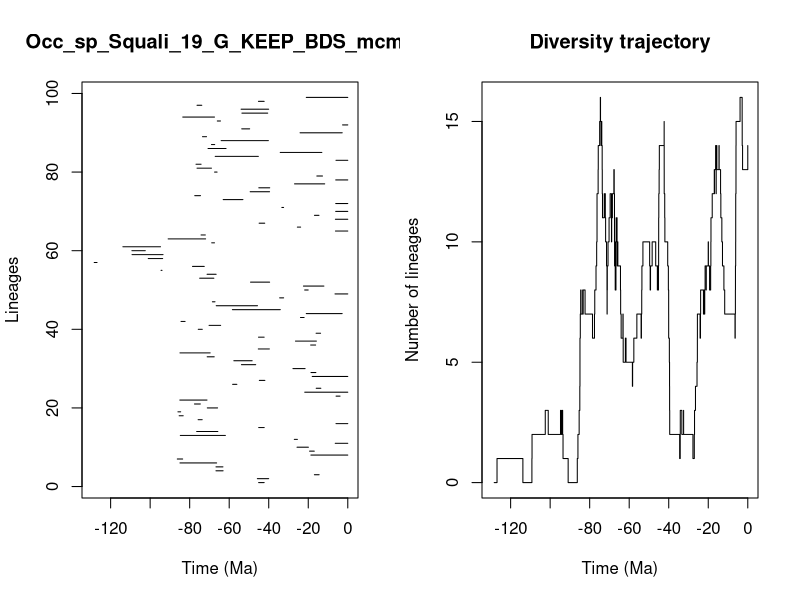

Write R code to recreate this figure.


pdf(file='../Results/Species/5_MA_bins_EXT_EP/pyrate_mcmc_logs/Occ_sp_Squali_19_G_KEEP_BDS_mcmc_LTT.pdf',width=0.6*20, height=0.6*10)
title = "Occ_sp_Squali_19_G_KEEP_BDS_mcmc"
ts=c(45.10849693884591, 45.75409367171385,16.89149327759777,66.69654773674307,66.69179201410869,84.91095018366913,86.2674678875558,18.67053230479326,19.333003944364318,25.685776997848798,6.348678130076275,27.05951902867632,84.74374792622213,76.4624595883052,45.07898076377073,5.9627555835296295,75.72104906964739,85.32602738833232,85.94152751825317,71.08035381047814,77.57132930539383,84.9882246108463,5.927147260382231,21.779652606904186,15.97587859385525,58.26578955357256,44.75356388899543,17.992801974557878,18.623523945075917,27.748155302427445,53.81076291491691,57.657050016231715,71.15099987022636,84.91398762247562,45.277863599798486,18.783866347391417,26.466157855488984,45.17687250154805,16.028467085193316,75.66004228771153,70.18742714967613,84.38045105757347,23.928662593262462,21.008125083283254,58.38588948606373,66.56501936121494,68.49997452815145,34.47081759329533,6.469265101399265,21.81164912928308,22.433712988717886,49.20842863234817,74.94259313413565,71.20053160785955,94.48543503569991,78.57158581274746,128.31113649297387,100.96655260361321,109.16586994494749,109.23353570763238,113.79724467826026,68.85330197167819,90.89029561572407,74.24240944336997,6.233514816233562,25.509339137137847,44.85911032613072,6.266079332573284,16.858790604127126,6.121164002588675,33.36485408830459,6.0979409444386015,63.04141538323207,77.42818741100368,49.38994632938825,45.02252850474825,26.943093832206987,6.104561912274802,15.659662041825413,67.4075200639738,76.27818389228409,76.79452477243167,5.968733887114291,67.081024475752,34.18278185528032,70.70875394496802,68.96794426966173,64.07480476405006,73.51215949309108,24.139079732402156,53.659706471438135,2.6349145898387163,66.02119208587389,83.49836984080555,53.569264729496304,53.98192295765199,76.27899237809373,45.20184018472772,20.999016117741554)
te=c(42.30901860486734, 40.02600068561903,14.487345371855554,63.07822861412474,63.17183612004174,66.36089346130719,83.55211817798362,0.0,16.954218040568357,19.928493170190226,0.0,25.491616816092257,61.93644431927209,65.74555452597572,42.28587615253976,0.0,73.67468643304463,83.28676610457445,84.55598221012646,65.88517984202295,74.6103562207896,71.23845424860981,3.904256292696371,0.0,13.627692289213538,56.12483797657858,41.94814469340766,0.0,16.144629752529802,21.59354447669255,46.59387518804919,48.38195169817053,67.5824235364752,69.64263178790434,39.68245302256608,16.276036974197197,15.890735760716868,42.31990038662117,13.766609002117951,73.62783063316219,64.33170124171998,82.33268043573227,22.098196544706333,2.8472315687168144,34.152222658486394,45.68278273635518,67.19022763949457,32.45935072641827,0.0,20.019682339971634,12.082174023340238,39.554172471359685,67.75826582468567,66.61001552058953,93.99681206359323,72.6280507643753,126.88104975497544,93.6719209541859,93.48144798630318,102.47111824619512,94.75782398338626,67.44895164924128,71.93556077494038,72.08939017287875,0.0,23.85943197163817,42.02403712878423,0.0,14.573546663478174,0.0,32.480751418166236,0.0,53.05866298794095,74.50982053275018,39.581265300761935,39.502210050680226,11.67851779280416,0.0,12.800235058170825,66.13681106374395,68.98167950983084,74.23436124300187,0.0,45.25128843683027,13.119877480906862,61.601045761488535,67.34153880796315,40.18376867715077,71.46813094149766,2.819361067693325,49.65469188322015,0.0,64.41734486368578,67.44524025774989,40.516791851464866,40.032941437805256,73.8724561570969,42.29834238839029,0.0)
div_traj=c(0, 1,0,1,2,3,2,3,2,3,2,1,0,1,2,3,4,5,6,7,8,7,8,7,8,7,6,7,8,9,10,11,12,13,14,15,16,15,14,15,14,13,12,11,12,11,10,9,8,7,8,9,10,11,12,11,10,11,12,13,12,11,10,9,10,9,8,9,10,11,10,11,10,9,10,9,8,7,6,7,6,5,6,5,4,5,6,7,6,7,8,9,10,9,8,9,10,9,8,9,8,9,8,9,10,11,12,13,14,15,14,13,12,11,10,9,8,7,6,5,4,3,2,1,2,3,2,3,2,1,2,3,4,5,6,7,6,7,8,7,8,7,8,9,8,9,10,9,8,9,10,11,12,13,12,13,14,13,12,13,14,13,14,13,12,11,10,9,8,7,6,7,8,9,10,11,12,13,14,15,16,15,14,13,14)
time_events=c(128.31113649297387, 126.88104975497544,113.79724467826026,109.23353570763238,109.16586994494749,102.47111824619512,100.96655260361321,94.75782398338626,94.48543503569991,93.99681206359323,93.6719209541859,93.48144798630318,90.89029561572407,86.2674678875558,85.94152751825317,85.32602738833232,84.9882246108463,84.91398762247562,84.91095018366913,84.74374792622213,84.55598221012646,84.38045105757347,83.55211817798362,83.49836984080555,83.28676610457445,82.33268043573227,78.57158581274746,77.57132930539383,77.42818741100368,76.79452477243167,76.4624595883052,76.27899237809373,76.27818389228409,75.72104906964739,75.66004228771153,74.94259313413565,74.6103562207896,74.50982053275018,74.24240944336997,74.23436124300187,73.8724561570969,73.67468643304463,73.62783063316219,73.51215949309108,72.6280507643753,72.08939017287875,71.93556077494038,71.46813094149766,71.23845424860981,71.20053160785955,71.15099987022636,71.08035381047814,70.70875394496802,70.18742714967613,69.64263178790434,68.98167950983084,68.96794426966173,68.85330197167819,68.49997452815145,67.75826582468567,67.5824235364752,67.44895164924128,67.44524025774989,67.4075200639738,67.34153880796315,67.19022763949457,67.081024475752,66.69654773674307,66.69179201410869,66.61001552058953,66.56501936121494,66.36089346130719,66.13681106374395,66.02119208587389,65.88517984202295,65.74555452597572,64.41734486368578,64.33170124171998,64.07480476405006,63.17183612004174,63.07822861412474,63.04141538323207,61.93644431927209,61.601045761488535,58.38588948606373,58.26578955357256,57.657050016231715,56.12483797657858,53.98192295765199,53.81076291491691,53.659706471438135,53.569264729496304,53.05866298794095,49.65469188322015,49.38994632938825,49.20842863234817,48.38195169817053,46.59387518804919,45.75409367171385,45.68278273635518,45.277863599798486,45.25128843683027,45.20184018472772,45.17687250154805,45.10849693884591,45.07898076377073,45.02252850474825,44.85911032613072,44.75356388899543,42.31990038662117,42.30901860486734,42.29834238839029,42.28587615253976,42.02403712878423,41.94814469340766,40.516791851464866,40.18376867715077,40.032941437805256,40.02600068561903,39.68245302256608,39.581265300761935,39.554172471359685,39.502210050680226,34.47081759329533,34.18278185528032,34.152222658486394,33.36485408830459,32.480751418166236,32.45935072641827,27.748155302427445,27.05951902867632,26.943093832206987,26.466157855488984,25.685776997848798,25.509339137137847,25.491616816092257,24.139079732402156,23.928662593262462,23.85943197163817,22.433712988717886,22.098196544706333,21.81164912928308,21.779652606904186,21.59354447669255,21.008125083283254,20.999016117741554,20.019682339971634,19.928493170190226,19.333003944364318,18.783866347391417,18.67053230479326,18.623523945075917,17.992801974557878,16.954218040568357,16.89149327759777,16.858790604127126,16.276036974197197,16.144629752529802,16.028467085193316,15.97587859385525,15.890735760716868,15.659662041825413,14.573546663478174,14.487345371855554,13.766609002117951,13.627692289213538,13.119877480906862,12.800235058170825,12.082174023340238,11.67851779280416,6.469265101399265,6.348678130076275,6.266079332573284,6.233514816233562,6.121164002588675,6.104561912274802,6.0979409444386015,5.968733887114291,5.9627555835296295,5.927147260382231,3.904256292696371,2.8472315687168144,2.819361067693325,2.6349145898387163,0.0)
                par(mfrow=c(1,2))
                L = length(ts)
                plot(ts, 1:L , xlim=c(-max(ts)-1,0), pch=20, type="n", main=title,xlab="Time (Ma)",ylab="Lineages")
                for (i in 1:L){segments(x0=-te[i],y0=i,x1=-ts[i],y1=i)}    
                t = -time_events
                plot(div_traj ~ t,type="s", main = "Diversity trajectory",xlab="Time (Ma)",ylab="Number of lineages",xlim=c(-max(ts)-1,0))
                abline(v=c(65,200,251,367,445),lty=2,col="gray")
                